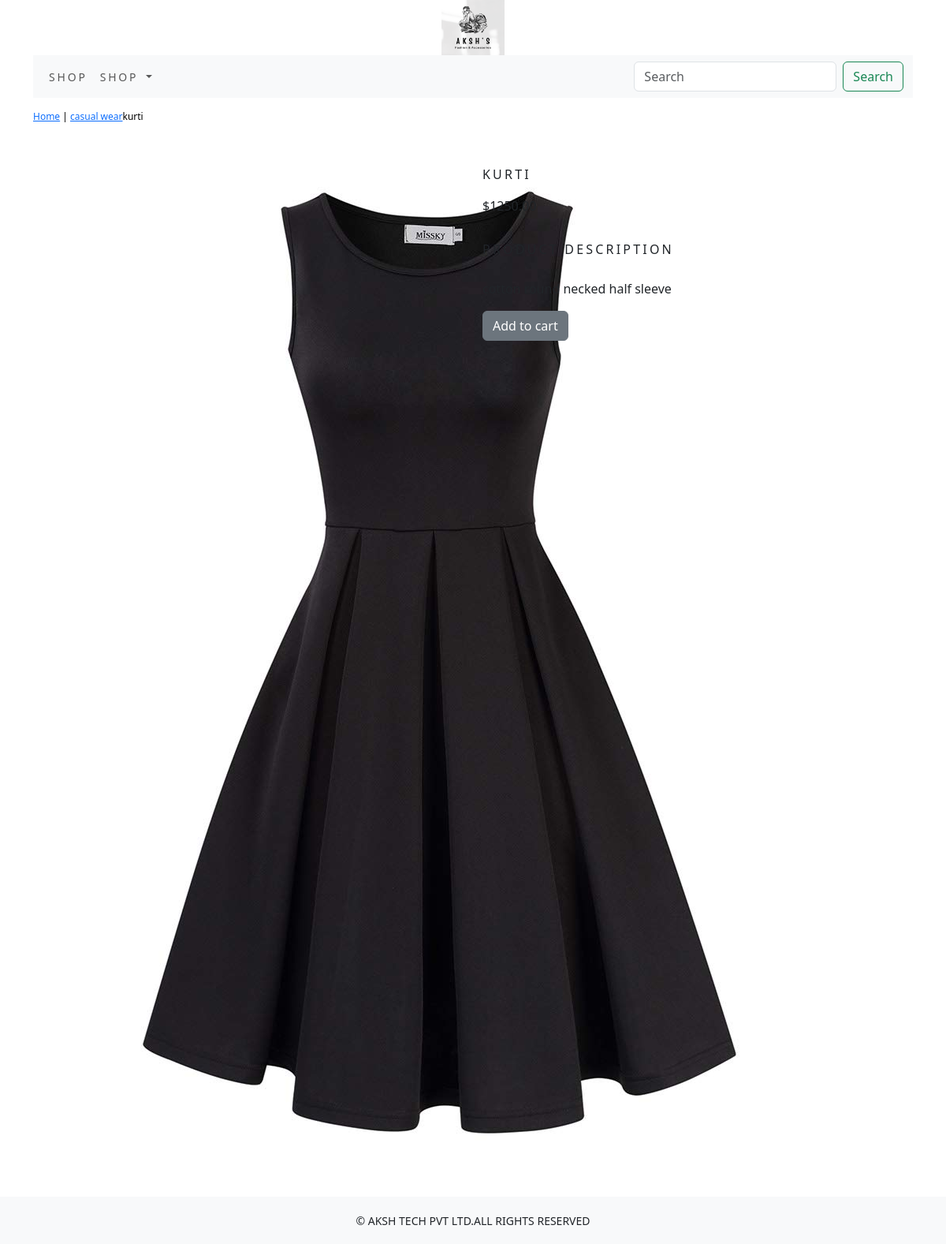
/shop/casual-wear/kurti/, run on the app's committed database.
### shop/models.py (models this page shows, shortened)
class Product(models.Model):
    name=models.CharField(max_length=250,unique=True)
    slug=models.SlugField(max_length=250,unique=True)
    description=models.TextField(blank=True)
    price=models.DecimalField(max_digits=10,decimal_places=2)
    category=models.ForeignKey(Category,on_delete=models.CASCADE)
    image=models.ImageField(upload_to='product',blank=True)
    stock=models.IntegerField()
    available=models.BooleanField(default=True)
    created=models.DateTimeField(auto_now=True)
    updated=models.DateTimeField(auto_now=True)
    def get_url(self):
        return reverse('shop:prodCatDetail',args=[self.category.slug,self.slug])
    class Meta:
            ordering=('name',)
            verbose_name='product'
            verbose_name_plural='products'

class Category(models.Model):
    name=models.CharField(max_length=250,unique=True)
    slug=models.SlugField(max_length=250,unique=True)
    description=models.TextField(blank=True)
    image=models.ImageField(upload_to='category',blank=True)
    class Meta:
        ordering=('name',)
        verbose_name='category'
        verbose_name_plural='categories'
    def get_url(self):
        return reverse('shop:products_by_category',args=[self.slug])
    def __str__(self):
      return   '{}'.format(self.name)

### shop/views.py (the view)
# urls.py: path('<slug:c_slug>/<slug:product_slug>/', views.ProDetail, name='prodCatDetail'),
def ProDetail(request,c_slug,product_slug):
      try:
          product=Product.objects.get(category__slug=c_slug,slug=product_slug)
      except Exception as e:
                            raise e
      return render(request,'product.html',{'product':product})

### cart/context_processors.py (called while the page is built)
def counter(request):
    item_count=0
    if 'admin' in request.path:
        return {}
    else:
        try:
            cart=Cart.objects.filter(cart_id=_cart_id(request))
            car_items=CartItem.objects.all().filter(cart=cart[:1])
            for cart_item in car_items:
                item_count += cart_item.quantity
        except Cart.DoesNotExist:
            item_count =0
    return dict(item_count=item_count)

### cart/views.py (called while the page is built)
def _cart_id(request):
    cart=request.session.session_key
    if not cart:
        cart=request.session.create()
    return cart

### shop/context_processors.py (called while the page is built)
def menu_links(request):
    links=Category.objects.all()
    return dict(links=links)

### templates/product.html (shortened to what this page needs)
{% extends 'base.html' %}
{% load static %}
{% block content %}
<div class="row my_prod_row_class">
    <div class="mx_auto">
        <p><a href="{% url 'shop:allProdCat' %}">Home</a> | <a href="{{product.get_url}}">{{product.category}}</a>{{product.name}}</p>
    </div>
<div class="container">
<br>
<div class="row">
    <div class="col-12 col-sm-12 col-md-12 col-lg-6 text-center">
    <div style="min-width:18rem">
            <img  src="{{product.image.url}}" alt="{{product.name}}">
        </div>
    </div>
       <div class="col-12 col-sm-12 col-md-12 col-lg-6">
         <div>
           <h1 class="my_prod_title">{{product.name}}</h1>
           <p>${{product.price}}</p>
           <p class="my_prod_title">Product Description</p>
           <p class="text-justify my_prod_text">{{product.description}}</p>
           {% if product.stock <= 0 %}
                <p class="text-justify my_prod_text"><b>out of stock</b></p>
           {% else %}
               <a class="btn btn-secondary" href="{% url 'cart:add_cart' product.id %}">Add to cart</a>
           {% endif %}
       </div>
   </div>
</div>
</div>
</div>
{% endblock %}

### static/css/custom.css (style rules this page uses)
body { font-family: 'Protest Riot', sans-serif; }
.my_prod_row_class { padding-top:15px; padding-bottom:20px; }
.my_prod_row_class .mx_auto { color:#000; font-size:12px; text-decoration:none; }
.my_prod_title { font-size:16px; text-transform:uppercase; letter-spacing:.2em; padding-top:15px; padding-bottom:10px; }
.my_prod_text { padding-right:20px; }

### data on the page
Product: category "casual wear", name "kurti", image (picture), name "KURTI", price "1250.00", description "cotton round necked half sleeve"
